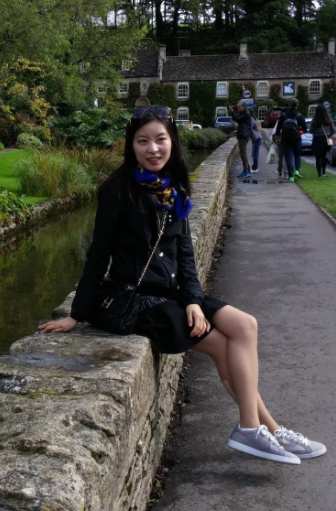
#> input picture image/sooyeon.PNG, 336 x 511 px, found by its file name
$ python 'Ex 5.1.1.py'
#> lines starting #> are read from the running program, lines starting #| are printed output that depends on the picture
import cv2
import numpy as np

image = cv2.imread('./image/sooyeon.png', cv2.IMREAD_COLOR)
#> image is the input picture: shape (511, 336, 3); mean B, G, R 65.6, 72.7, 73.1
if image is None :
    raise Exception("영상 파일 읽기 오류")

up_down = cv2.flip(image, 0)
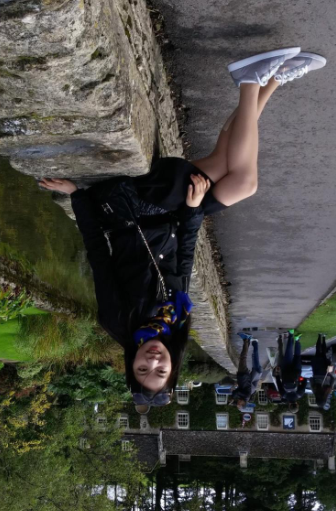
#> up_down: shape (511, 336, 3); mean B, G, R 65.6, 72.7, 73.1
left_right = cv2.flip(image,1)
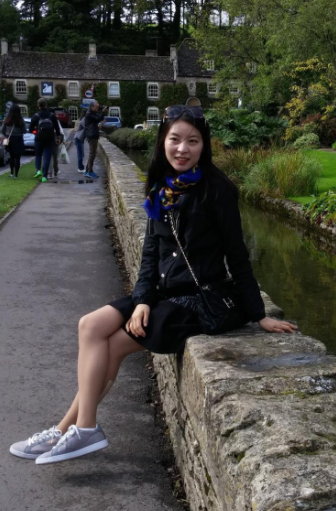
#> left_right: shape (511, 336, 3); mean B, G, R 65.6, 72.7, 73.1
up_down_left_right = cv2.flip(image, -1)
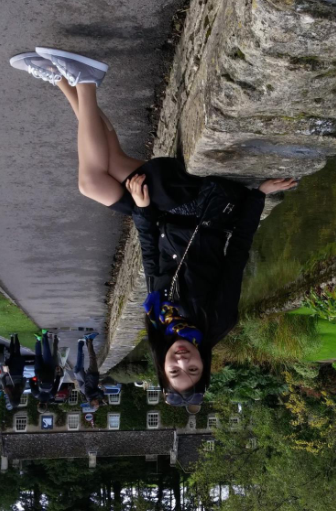
#> up_down_left_right: shape (511, 336, 3); mean B, G, R 65.6, 72.7, 73.1
repeat = cv2.repeat(image, 2,4)
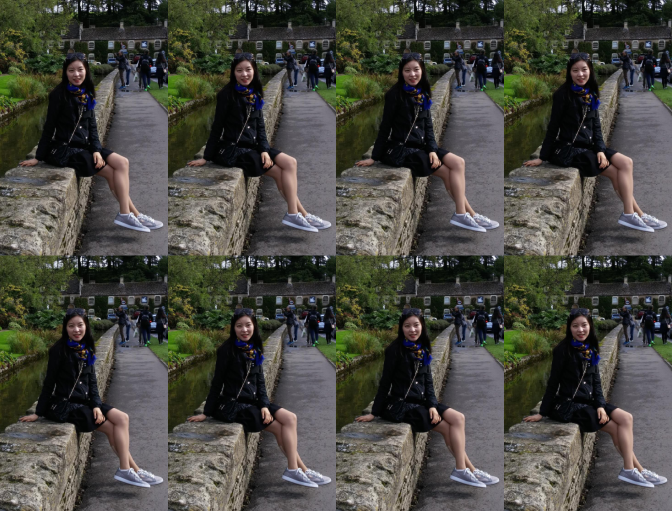
#> repeat: shape (1022, 1344, 3) (shown at 1/2 size); mean B, G, R 65.6, 72.7, 73.1
transpose = cv2.transpose(image)
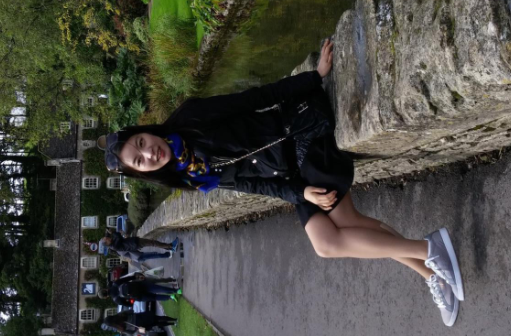
#> transpose: shape (336, 511, 3); mean B, G, R 65.6, 72.7, 73.1

titles = ['image', 'up_down', 'left_right', 'up_down_left_right', 'repeat', 'transpose']
for title in titles:
    cv2.imshow(title, eval(title))


cv2.waitKey(0)
